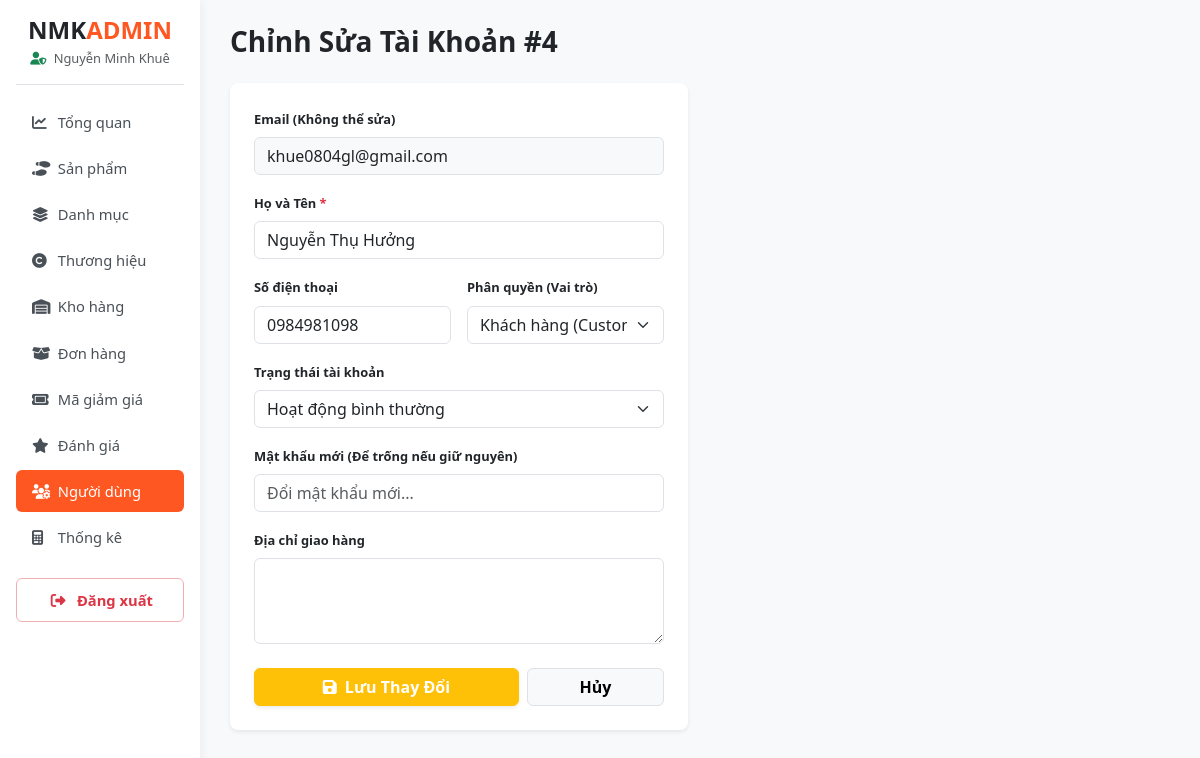
The app's page /admin/modules/nguoi-dung/edit-nguoidung.php?id=4 (signed in), older data.
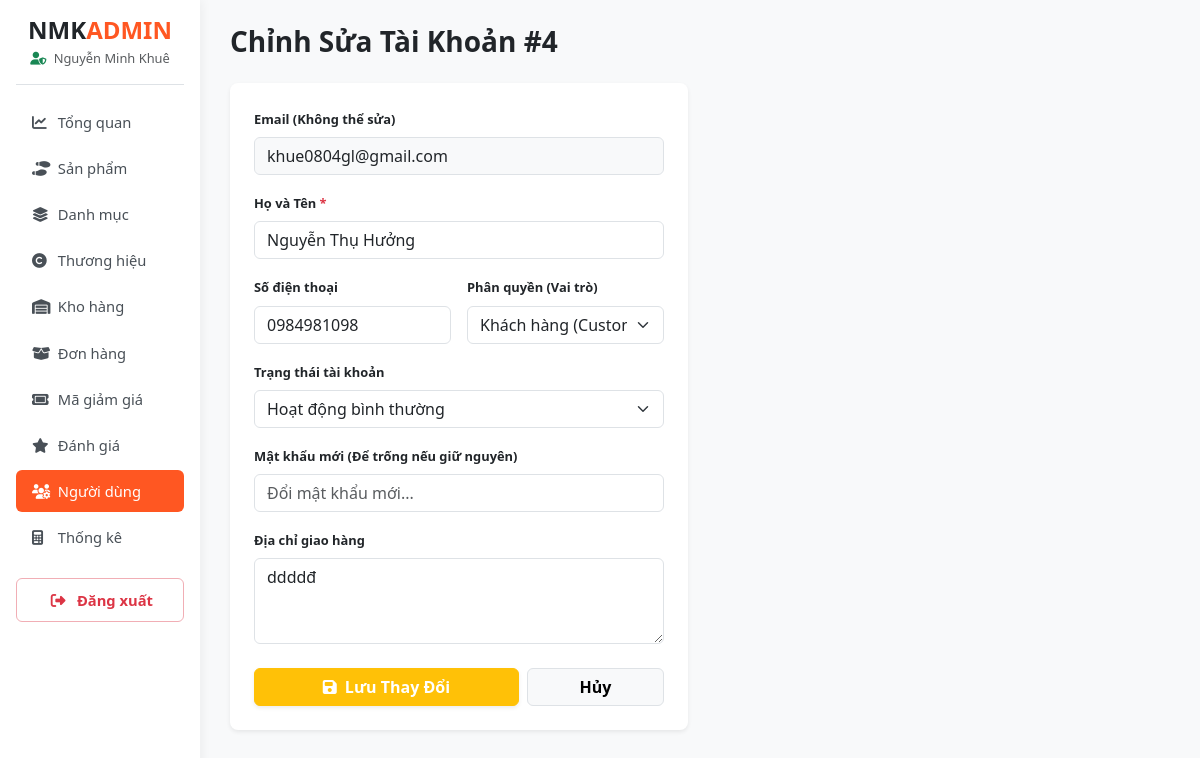
The same page, newer data.
### tables this page shows
CREATE TABLE `users` (
  `id` int(11) NOT NULL,
  `username` varchar(50) NOT NULL,
  `password` varchar(255) NOT NULL,
  `fullname` varchar(100) NOT NULL,
  `email` varchar(100) NOT NULL,
  `phone` varchar(15) DEFAULT NULL,
  `address` text DEFAULT NULL,
  `role` enum('admin','staff','customer') DEFAULT 'customer',
  `status` tinyint(1) NOT NULL DEFAULT 1,
  `created_at` timestamp NOT NULL DEFAULT current_timestamp(),
  `updated_at` timestamp NOT NULL DEFAULT current_timestamp() ON UPDATE current_timestamp()
);

### config.php (called while the page is built, shortened)
<?php
function sanitize($data) {
    return htmlspecialchars(trim((string)$data), ENT_QUOTES, 'UTF-8');
}

### admin/modules/nguoi-dung/edit-nguoidung.php (the view, shortened to what this page needs)
<?php
require_once __DIR__ . '/../../../config.php';
require_once __DIR__ . '/../../includes/header.php';
require_once __DIR__ . '/../../includes/sidebar.php';
$id = isset($_GET['id']) ? (int)$_GET['id'] : 0;
$stmt = $pdo->prepare("SELECT * FROM users WHERE id = ?");
$stmt->execute([$id]);
$user = $stmt->fetch();
?>
<div class="mb-4">
    <h3 class="fw-bold m-0 text-dark">Chỉnh Sửa Tài Khoản #<?= $user['id'] ?></h3>
</div>
<div class="row">
    <div class="col-12 col-md-8 col-lg-6">
        <div class="card border-0 shadow-sm p-4 bg-white rounded-3">
            <form action="" method="POST">
                <div class="mb-3">
                    <label class="form-label small fw-bold">Email (Không thể sửa)</label>
                    <input type="email" class="form-control bg-light" value="<?= sanitize($user['email']) ?>" readonly>
                </div>
                <div class="mb-3">
                    <label class="form-label small fw-bold">Họ và Tên <span class="text-danger">*</span></label>
                    <input type="text" name="fullname" class="form-control" value="<?= sanitize($user['fullname']) ?>" required>
                </div>
                <div class="row g-3 mb-3">
                    <div class="col-6">
                        <label class="form-label small fw-bold">Số điện thoại</label>
                        <input type="text" name="phone" class="form-control" value="<?= sanitize($user['phone'] ?? '') ?>">
                    </div>
                    <div class="col-6">
                        <label class="form-label small fw-bold">Phân quyền (Vai trò)</label>
                        <select name="role" class="form-select" <?= $user['id'] == ($_SESSION['user']['id'] ?? 0) ? 'disabled' : '' ?>>
                            <option value="customer" <?= $user['role'] === 'customer' ? 'selected' : '' ?>>Khách hàng (Customer)</option>
                        </select>
                    </div>
                </div>
                <div class="mb-3">
                    <label class="form-label small fw-bold">Trạng thái tài khoản</label>
                    <select name="status" class="form-select" <?= $user['id'] == ($_SESSION['user']['id'] ?? 0) ? 'disabled' : '' ?>>
                        <option value="1" <?= ($user['status'] ?? 1) == 1 ? 'selected' : '' ?>>Hoạt động bình thường</option>
                    </select>
                </div>
                <div class="mb-3">
                    <label class="form-label small fw-bold">Mật khẩu mới (Để trống nếu giữ nguyên)</label>
                    <input type="password" name="new_password" class="form-control" placeholder="Đổi mật khẩu mới...">
                </div>
                <div class="mb-4">
                    <label class="form-label small fw-bold">Địa chỉ giao hàng</label>
                    <textarea name="address" class="form-control" rows="3"><?= sanitize($user['address'] ?? '') ?></textarea>
                </div>
                <div class="d-flex gap-2">
                    <button type="submit" name="update_user" class="btn btn-warning text-white w-100 py-2.5 fw-bold shadow-sm">
                        <i class="fa-solid fa-floppy-disk me-1"></i> Lưu Thay Đổi
                    </button>
                    <a href="<?= BASE_URL ?>admin/modules/nguoi-dung/index-nguoidung.php" class="btn btn-light border w-50 py-2.5 fw-bold">Hủy</a>
                </div>
            </form>
        </div>
    </div>
</div>
<?php require_once __DIR__ . '/../../includes/footer.php'; ?>

Row changes from the older to the newer data that the page shows:
changed users "khue0804gl@gmail.com": address (not shown) → "ddddđ"
